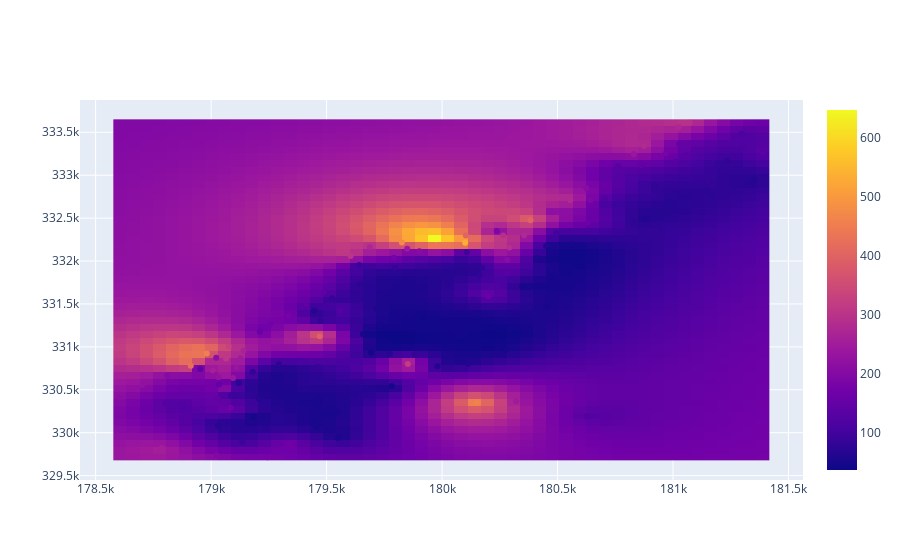

Here is the notebook cell this chart was saved with:
### Code cell
fig = go.Figure()

xx = np.mgrid[coords[:,0].min():coords[:,0].max():50j]
yy = np.mgrid[coords[:,1].min():coords[:,1].max():50j]

fig.add_trace(go.Heatmap(z=krig_field.T, x=xx, y=yy))
fig.add_trace(go.Scatter(x=coords[:,0], y=coords[:,1], mode='markers', marker=dict(color=vals)))
py.iplot(fig)
